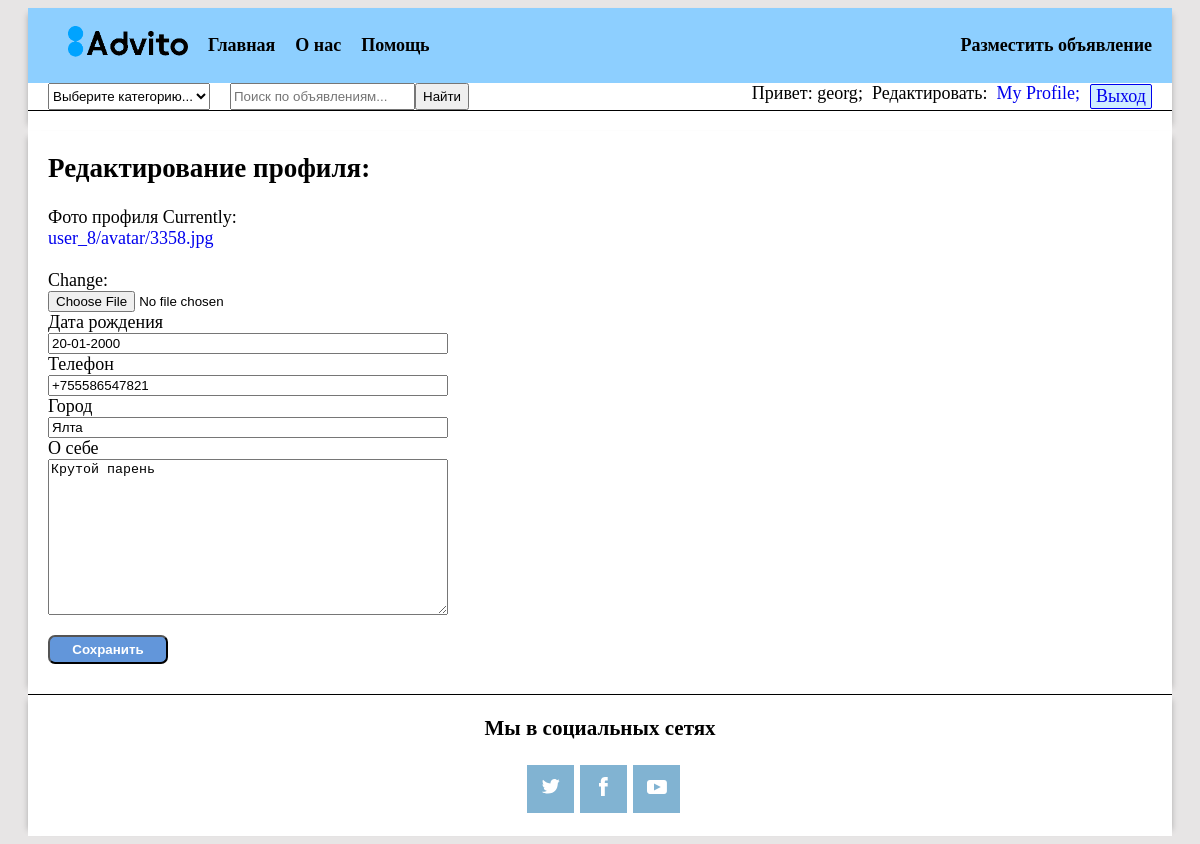
/advito/8/profile/update (signed in), run on an earlier commit of the app's database.
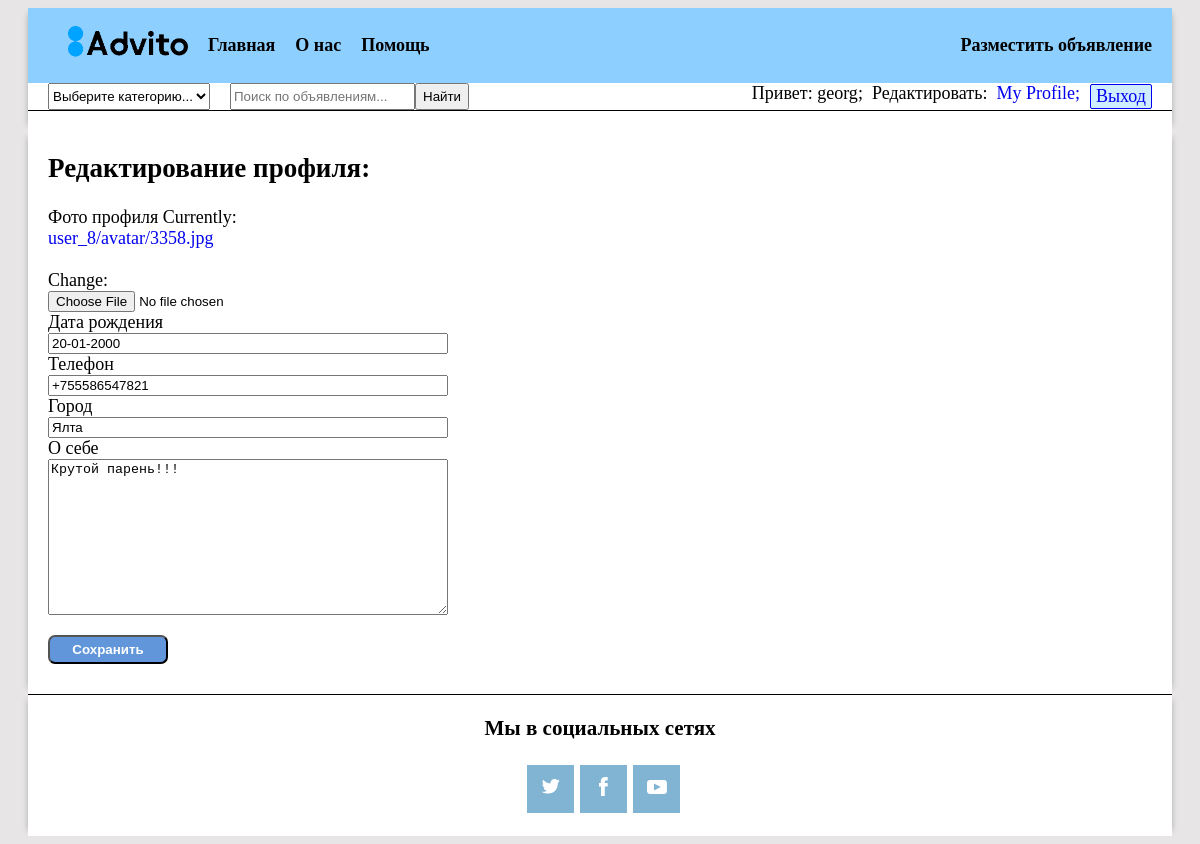
And on a later commit of the database.
### advito/models.py (models this page shows, shortened)
class Profile(models.Model):
    user = models.OneToOneField(User, on_delete=models.CASCADE, related_name='user_profile')
    birth_date = models.DateField(verbose_name='Дата рождения', blank=True, null=True, validators=[validate_birth_date])
    about = models.TextField(verbose_name="Информация о пользователе", blank=True, max_length=300)
    phone = models.CharField(verbose_name="Телефон", null=True, blank=True, max_length=50)
    avatar = models.ImageField(verbose_name="Фото пользователя", upload_to=user_avatar_path)
    town = models.CharField(verbose_name="Город", null=True, blank=True, max_length=30)
    subscribers = models.ManyToManyField(User, blank=True, verbose_name="Подписчики пользователя", related_name='subscribers')

### advito/views_auth.py (the view, shortened to what this page needs)
# urls.py: path('<int:user_id>/profile/update', views_auth.UpdateProfileView.as_view(), name='profile_update'),
class UpdateProfileView(UpdateView):
    model = Profile # модель для обновления
    form_class = UpdateProfileForm
    template_name = 'my_auth/profile_update.html'
    slug_field = "user_id"
    slug_url_kwarg = "user_id"
    def dispatch(self, request, *args, **kwargs):
        obj = self.get_object()
        if obj.user != self.request.user:
            raise Http404("It's not your profile")
        return super(UpdateProfileView, self).dispatch(request, *args, **kwargs)

### advito/forms_auth.py (shortened to what this page needs)
class UpdateProfileForm(forms.ModelForm):
    max_size_img = 3
    birth_date = forms.DateField(
        label="Дата рождения",
        input_formats=['%d-%m-%Y'],
        widget = forms.DateInput(format=('%d-%m-%Y'), attrs={
            'class': 'form-contol',
            'placeholder': 'Дата рождения в формате dd-mm-yyyy',
        })
    )
    class Meta:
        model = Profile
        fields = ['avatar', 'birth_date', 'phone', 'town', 'about']
        labels = {
            'avatar': 'Фото профиля',
            'birth_date': 'День рождения',
            'phone': 'Телефон',
            'town': 'Город',
            'about': 'О себе',
        }
        widjets = {
            'about': forms.Textarea(attrs={
                'class': 'form-control',
                'placeholder': 'Обо мне',
            }),
            'phone': forms.CharField(),
            'town': forms.Textarea(),
            'avatar': forms.ClearableFileInput(attrs={
                'class': 'form__file',
                'type': 'file',
            }),
        }

### advito/templates/my_auth/profile_update.html (shortened to what this page needs)
{% extends 'base.html' %}
{% block content %}
  <h2>Редактирование профиля:</h2>
    <form class="profile-update__form" method="POST" enctype="multipart/form-data">
      {% for field in form %}
        {{ field.label }}
        {{ field }}
      {% endfor %}
      <button class="button__submit" type="submit" style="margin-top: 20px; width: 120px;">Сохранить</button>
    </form>
{% endblock  %}

What changed in the data, as far as the page shows it:
changed Profile "Ялта": about "Крутой парень" → "Крутой парень!!!"
